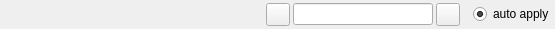
<ui version="4.0" >
 <author></author>
 <comment></comment>
 <exportmacro></exportmacro>
 <class>MinMaxEditorItem</class>
 <widget class="QWidget" name="MinMaxEditorItem" >
  <property name="geometry" >
   <rect>
    <x>0</x>
    <y>0</y>
    <width>555</width>
    <height>29</height>
   </rect>
  </property>
  <property name="baseSize" >
   <size>
    <width>100</width>
    <height>20</height>
   </size>
  </property>
  <property name="windowTitle" >
   <string>lineEditorItem</string>
  </property>
  <layout class="QHBoxLayout" >
   <property name="margin" >
    <number>1</number>
   </property>
   <property name="spacing" >
    <number>3</number>
   </property>
   <item>
    <widget class="QLabel" name="nameLabel" >
     <property name="minimumSize" >
      <size>
       <width>240</width>
       <height>20</height>
      </size>
     </property>
     <property name="maximumSize" >
      <size>
       <width>240</width>
       <height>30</height>
      </size>
     </property>
     <property name="text" >
      <string/>
     </property>
    </widget>
   </item>
   <item>
    <spacer>
     <property name="orientation" >
      <enum>Qt::Horizontal</enum>
     </property>
     <property name="sizeType" >
      <enum>QSizePolicy::MinimumExpanding</enum>
     </property>
     <property name="sizeHint" >
      <size>
       <width>0</width>
       <height>0</height>
      </size>
     </property>
    </spacer>
   </item>
   <item>
    <widget class="QToolButton" name="hist" >
     <property name="text" >
      <string/>
     </property>
     <property name="icon" >
      <iconset resource="QtAutoGui.qrc" >:/icons/hist.xbm</iconset>
     </property>
    </widget>
   </item>
   <item>
    <layout class="QVBoxLayout" >
     <property name="margin" >
      <number>0</number>
     </property>
     <property name="spacing" >
      <number>0</number>
     </property>
     <item>
      <widget class="QLineEdit" name="lineEdit" >
       <property name="minimumSize" >
        <size>
         <width>140</width>
         <height>0</height>
        </size>
       </property>
       <property name="maximumSize" >
        <size>
         <width>176</width>
         <height>16777215</height>
        </size>
       </property>
      </widget>
     </item>
    </layout>
   </item>
   <item>
    <widget class="QToolButton" name="tool" >
     <property name="text" >
      <string/>
     </property>
     <property name="icon" >
      <iconset resource="QtAutoGui.qrc" >:/icons/spanner.xbm</iconset>
     </property>
    </widget>
   </item>
   <item>
    <widget class="QLabel" name="labelOk" >
     <property name="text" >
      <string/>
     </property>
     <property name="pixmap" >
      <pixmap resource="QtAutoGui.qrc" >:/icons/tick.xbm</pixmap>
     </property>
    </widget>
   </item>
   <item>
    <widget class="QRadioButton" name="radioButton" >
     <property name="text" >
      <string>auto apply</string>
     </property>
     <property name="checked" >
      <bool>true</bool>
     </property>
    </widget>
   </item>
  </layout>
 </widget>
 <pixmapfunction></pixmapfunction>
 <resources>
  <include location="QtAutoGui.qrc" />
 </resources>
 <connections/>
</ui>
